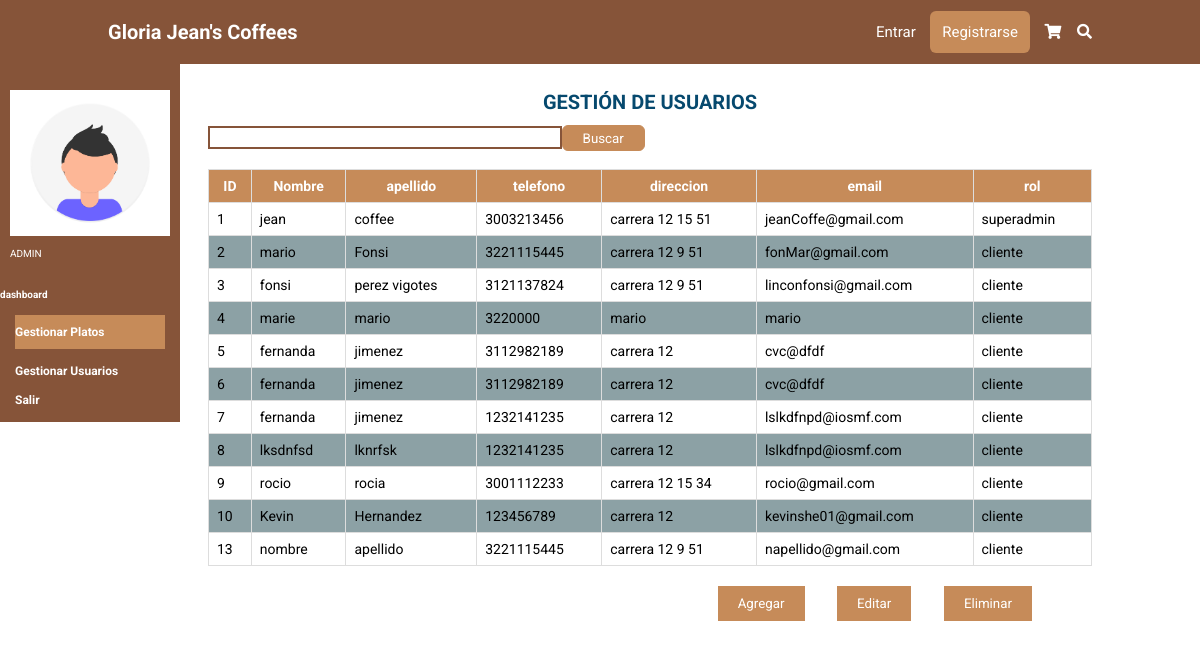
Page /dashboard/usuarios/ on the earlier database version.
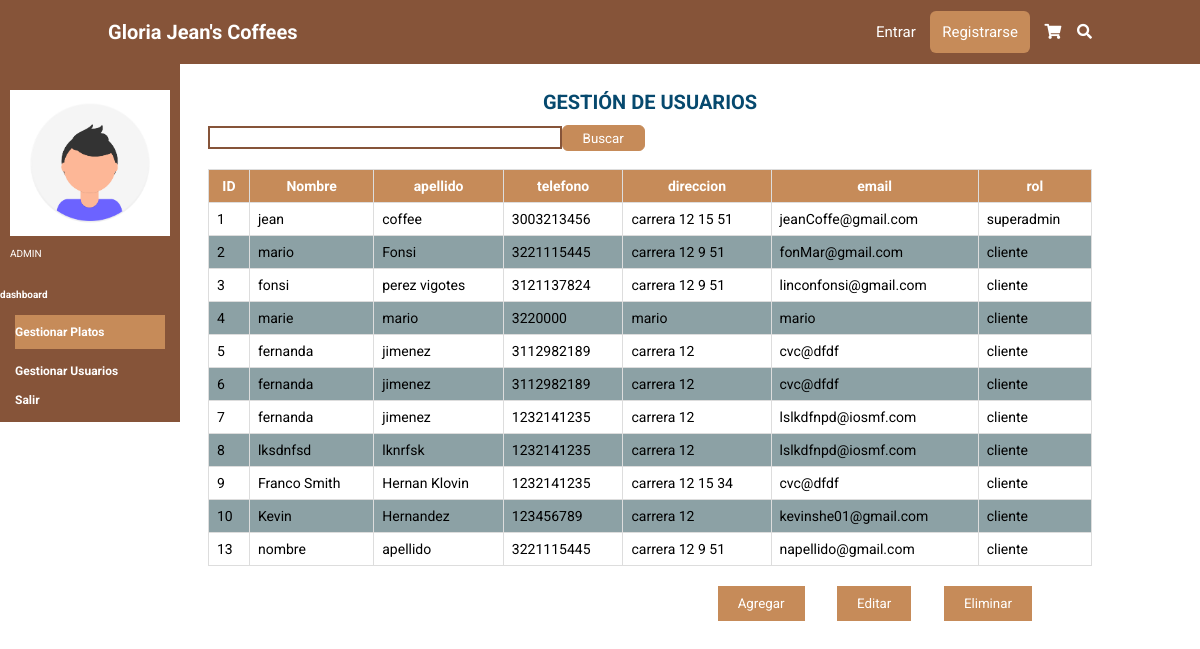
Same page on the later database version.
### tables this page shows
CREATE TABLE usuario (id_usuario INTEGER PRIMARY KEY AUTOINCREMENT NOT NULL UNIQUE, nombre STRING (100) NOT NULL, apellido STRING (100) NOT NULL, telefono INTEGER NOT NULL, direccion STRING (50) NOT NULL, email STRING (100) NOT NULL, user STRING (50) NOT NULL UNIQUE, contraseña STRING (100) NOT NULL, rol STRING (20) NOT NULL DEFAULT cliente, estado CHAR (1) DEFAULT A NOT NULL);

### app.py (the view, shortened to what this page needs)
@app.route('/dashboard/usuarios/', methods=['GET', 'POST'])
def usuarios():
    form = search()
    if request.method == 'GET':
        sql = f'SELECT *FROM usuario'
        res = seleccion(sql)
    return render_template('usuarios.html', form=form, titulo='dashboard', res=res)

### forms.py
class search(FlaskForm):
    seh = TextField('Buscar')

### conexion.py (called while the page is built)
def seleccion(sql) -> list:
    try:
        with sqlite3.connect(URL_DB) as con:
            cur = con.cursor()
            res = cur.execute(sql).fetchall()
    except Exception:
        res = None
    return res

### templates/usuarios.html
{% extends 'base.html' %}
{% block cuerpo %}
    <section class="Gplatos">
        <div class="aside">
            <div class="user">
                <img src="{{ url_for('static',filename='img/foto.png')}}" class="fotico-dashboard" alt="" >
                <p class="rol">ADMIN</p>
            </div>
            <div class="plataforma">
                <h4>dashboard</h4>
            </div>
             <nav class="navbar-aside">
              <a href='/dashboard/platos/' class="dashboard-platos">Gestionar Platos</a>
              <a href='/dashboard/usuarios/' class="dashboard-usuarios">Gestionar Usuarios</a>
              <a href='/salir'>Salir</a>
            </nav>
        </div>
        <div class="tabla">
          <h1 class="text-title">GESTI&Oacute;N DE USUARIOS</h1><br>
          <form name='fbuscarD' id='fbuscarD' action='' method='POST'>
            <div class="buscar-plato">
              {{ form.seh(class="buscar") }}
              <input type="submit" class="btn_buscar" value="Buscar">
            </div>
          </form>
              <table>
                  <tr>
                    <th>ID</th>
                    <th>Nombre</th>
                    <th>apellido</th>
                    <th>telefono</th>
                    <th>direccion</th>
                    <th>email</th>
                    <th>rol</th>
                  </tr>
                  {% for i in res %}
                  <tr>
                    <td>{{ i[0] }}</td>
                    <td>{{ i[1] }}</td>
                    <td>{{ i[2] }}</td>
                    <td>{{ i[3] }}</td>
                    <td>{{ i[4] }}</td>
                    <td>{{ i[5] }}</td>
                    <td>{{ i[8] }}</td>
                  </tr>
                  {% endfor%}
                </table>
                <div class="botones">
                  <input type="submit" value="Agregar" href='/dashboard/platos/agregar_plato/'>
                  <input type="submit" value="Editar" href='/dashboard/platos/editar_plato/'>
                  <input type="submit" value="Eliminar">
              </div>
          </div>
    </section>
{% endblock %}

### templates/base.html (shortened to what this page needs)
<!DOCTYPE html>
<html lang="es">
  <head>
    <link rel="stylesheet" href="{{ url_for('static',filename='css/style.css')}}"/>
    <link
      rel="stylesheet"
      href="https://cdnjs.cloudflare.com/ajax/libs/font-awesome/5.15.4/css/all.min.css"
    />
</head>
    <body>
        <header>
            <a href="/home" class="logo">Gloria Jean's Coffees</a>
            <nav class="navbar">
                {% if 'user' in session %}
                <a href='/favoritos'>Favoritos</a>
                <a href='/perfil'>{{ session['user'] }}</a>
                {% else %}
                <a href='/login'>Entrar</a>
                <a href='/sign_in' id="principal">Registrarse</a>
                {% endif %}
                <a href='/shopping_car' id="carrito"><i class="fas fa-shopping-cart"></i> </a>
                <a href="/buscar" id="buscar"><i class="fas fa-search"></i> </a>
            </nav>
        </header>
        <div >
           {% block cuerpo %}{% endblock %}
        </div>
    </body>
</html>

### static/css/style.css (style rules this page uses)
:root { --marron: #865439; --marronclaro: #c68b59; }
* { border: 0; box-sizing: border-box; font-family: "Roboto", sans-serif; padding: 0; margin: 0; transition: all 0.2s linear; text-decoration: none; list-style: none; outline: none; }
html { font-size: 62.5%; overflow-x: hidden; scroll-behavior: smooth; scroll-padding-top: 6rem; }
section { padding: 2rem 9%; }
header { background-color: var(--marron); position: fixed; left: 0; right: 0; top: 0; display: flex; justify-content: space-between; align-items: center; padding: 2rem 9%; z-index: 1000; }
header .logo { color: #ffffff; font-size: 2rem; font-weight: bolder; }
header .navbar a { color: #ffffff; font-size: 1.5rem; margin-left: 1.2rem; }
header .navbar #principal { background: var(--marronclaro); padding: 1.2rem; border-radius: 6px; }
.buscar { margin-top: 1px; color: black; border: 2px solid var(--marron); width: 40%; margin-bottom: 2rem; padding: .2rem; }
.text-title, .text-title-profile { margin-top: 5rem; font-size: 20px; color: #06496E; display: flex; justify-content: center; }
.Gplatos { padding: 2rem 0%; top:40px; color: #ffffff; display: flex; align-items: center; }
.tabla { padding: 2rem 9%; width: 100%; margin-left: 100px; }
.aside { background-color:var(--marron); width: 18rem; max-height:120vh; position: fixed; top: 60px; }
.user { padding:3rem 1rem; margin: auto; width:100%; }
.fotico-dashboard { width: 100%; margin-bottom: 1rem; }
.navbar-aside a { display: block; color: #ffffff; margin: 1.5rem; font-size: 1.2rem; font-weight: bolder; }
table { font-family: arial, sans-serif; border-collapse: collapse; width: 100%; margin-bottom: 2rem; }
td, th { border: 1px solid #dddddd; text-align: left; padding: 8px; }
td { font-size: 14px; color: #000; }
th { background-color: var(--marronclaro); text-align: center; font-size: 14px; }
tr:nth-child(odd) { background-color: #8CA1A5; }
.botones { position: absolute; right:138px; }
.botones input[type="submit"] { background: var(--marronclaro); color: #ffffff; padding: 1rem 2rem; margin-right: 3rem; cursor: pointer; }
.buscar-plato { display: flex; }
.btn_buscar { background-color: var(--marronclaro); padding: .2rem 2rem; height:26px; color: #ffffff; border: 1px solid var(--marronclaro); border-radius: .6rem; cursor: pointer; }
.dashboard-platos { background: var(--marronclaro); padding: 1rem 0; }

Differences in the rows shown:
changed usuario "carrera 12 15 34": nombre "rocio" → "Franco Smith"; apellido "rocia" → "Hernan Klovin"; telefono "3001112233" → "1232141235"; email "rocio@gmail.com" → "cvc@dfdf"
